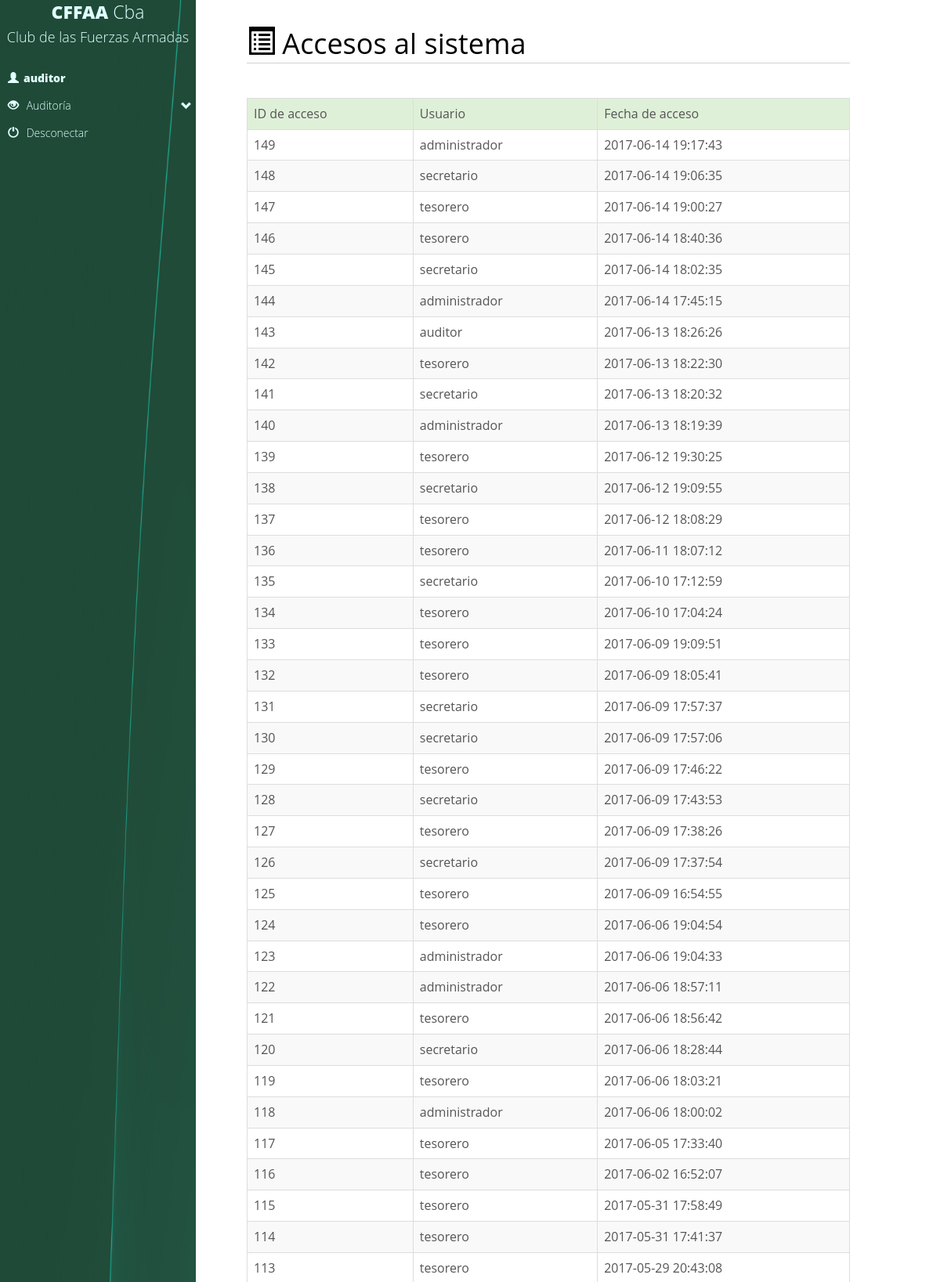
The page /logaccesos.php (signed in, upper part) on the database its author committed.
### tables this page shows
CREATE TABLE `log_accesos` (
  `codigo` int(11) NOT NULL,
  `usuario` varchar(50) NOT NULL,
  `fecha` datetime NOT NULL
);

### logaccesos.php (the view, shortened to what this page needs)
<!DOCTYPE html>
<html lang="en">
<head>
	<link href="css/botones.css" rel="stylesheet">
	<link rel="stylesheet" href="css/bootstrap.min.css" />
	<link href="css/menulateral.css" rel="stylesheet">
	<link href="css/animate.css" rel="stylesheet">
	<link href="css/noticiasstyle.css" rel="stylesheet">
</head>
<body>
<div id="container">
	<div style="position:fixed;width:100%; z-index: 10000;">
		<?php include_once "menu.php" ?>
	</div>
	<div class="row" style="max-width:100%; margin-left:0px; margin-right:0px;">
		<div class="col-md-8 col-lg-8 col-xs-12 col-sm-12">
			<div class="main1">
				<div class="content">
					<h2><span class="glyphicon glyphicon-list-alt"></span>&nbsp;Accesos al sistema</h2>
						<br><br>
						<div class="table-responsive">
							<table class="table table-striped table-bordered">
								<tr>
								<th class="success">ID de acceso</th>
								<th class="success">Usuario</th>
								<th  class="success">Fecha de acceso</th>
								</tr>
								<?php
									$elsql="SELECT * from log_accesos order by codigo desc ";
									$select = mysql_query($elsql);
									while($datos = mysql_fetch_array($select)) {
									?>
									<tr>
										<td><?php echo $datos['codigo'];?></td>
										<td><?php echo $datos['usuario'];?></td>
										<td><?php echo $datos['fecha'];?></td>
									</tr>
									<?php
									} ;
								?>
							</table>
						</div><hr>
				</div>
			</div>
			<br>
			<br>
		</div>
	</div>
</div>
</body>
</html>

### css/menulateral.css (style rules this page uses)
body { margin: 0px; padding: 0px; }

### css/noticiasstyle.css (style rules this page uses)
html,body,div,span,applet,object,iframe,h1,h2,h3,h4,h5,h6,p,blockquote,pre,a,abbr,acronym,address,big,cite,code,del,dfn,em,img,ins,kbd,q,s,samp,small,strike,strong,sub,sup,tt,var,b,u,i,dl,dt,dd,ol,nav ul,nav li,fieldset,form,label,legend,table,caption,tbody,tfoot,thead,tr,th,td,article,aside,canvas,details,embed,figure,figcaption,footer,header,hgroup,menu,nav,output,ruby,section,summary,time,mark,audio,video { margin:0;padding:0;border:0;font-size:100%;font:inherit;vertical-align:baseline; }
table { border-collapse:collapse;border-spacing:0; }
body { font-family:'open sans', sans-serif; font-size: 100%; background: #ffffff; color:#555555; }
.content h2 { font-size: 36px; color: #000; border-bottom: 1px solid rgb(209, 209, 209); }
.main1 { margin: 4% 0 0; }

### rows shown on the page
log_accesos: codigo "149", usuario "administrador", fecha "2017-06-14 19:17:43"
log_accesos: codigo "148", usuario "secretario", fecha "2017-06-14 19:06:35"
log_accesos: codigo "147", usuario "tesorero", fecha "2017-06-14 19:00:27"
log_accesos: codigo "146", usuario "tesorero", fecha "2017-06-14 18:40:36"
log_accesos: codigo "145", usuario "secretario", fecha "2017-06-14 18:02:35"
log_accesos: codigo "144", usuario "administrador", fecha "2017-06-14 17:45:15"
log_accesos: codigo "143", usuario "auditor", fecha "2017-06-13 18:26:26"
log_accesos: codigo "142", usuario "tesorero", fecha "2017-06-13 18:22:30"
log_accesos: codigo "141", usuario "secretario", fecha "2017-06-13 18:20:32"
log_accesos: codigo "140", usuario "administrador", fecha "2017-06-13 18:19:39"
log_accesos: codigo "139", usuario "tesorero", fecha "2017-06-12 19:30:25"
log_accesos: codigo "138", usuario "secretario", fecha "2017-06-12 19:09:55"
log_accesos: codigo "137", usuario "tesorero", fecha "2017-06-12 18:08:29"
log_accesos: codigo "136", usuario "tesorero", fecha "2017-06-11 18:07:12"
log_accesos: codigo "135", usuario "secretario", fecha "2017-06-10 17:12:59"
log_accesos: codigo "134", usuario "tesorero", fecha "2017-06-10 17:04:24"
log_accesos: codigo "133", usuario "tesorero", fecha "2017-06-09 19:09:51"
log_accesos: codigo "132", usuario "tesorero", fecha "2017-06-09 18:05:41"
log_accesos: codigo "131", usuario "secretario", fecha "2017-06-09 17:57:37"
log_accesos: codigo "130", usuario "secretario", fecha "2017-06-09 17:57:06"
log_accesos: codigo "129", usuario "tesorero", fecha "2017-06-09 17:46:22"
log_accesos: codigo "128", usuario "secretario", fecha "2017-06-09 17:43:53"
log_accesos: codigo "127", usuario "tesorero", fecha "2017-06-09 17:38:26"
log_accesos: codigo "126", usuario "secretario", fecha "2017-06-09 17:37:54"
log_accesos: codigo "125", usuario "tesorero", fecha "2017-06-09 16:54:55"
log_accesos: codigo "124", usuario "tesorero", fecha "2017-06-06 19:04:54"
log_accesos: codigo "123", usuario "administrador", fecha "2017-06-06 19:04:33"
log_accesos: codigo "122", usuario "administrador", fecha "2017-06-06 18:57:11"
log_accesos: codigo "121", usuario "tesorero", fecha "2017-06-06 18:56:42"
log_accesos: codigo "120", usuario "secretario", fecha "2017-06-06 18:28:44"
log_accesos: codigo "119", usuario "tesorero", fecha "2017-06-06 18:03:21"
log_accesos: codigo "118", usuario "administrador", fecha "2017-06-06 18:00:02"
log_accesos: codigo "117", usuario "tesorero", fecha "2017-06-05 17:33:40"
log_accesos: codigo "116", usuario "tesorero", fecha "2017-06-02 16:52:07"
log_accesos: codigo "115", usuario "tesorero", fecha "2017-05-31 17:58:49"
log_accesos: codigo "114", usuario "tesorero", fecha "2017-05-31 17:41:37"
log_accesos: codigo "113", usuario "tesorero", fecha "2017-05-29 20:43:08"

### other values the page prints
$_SESSION['usuario'] "auditor"
